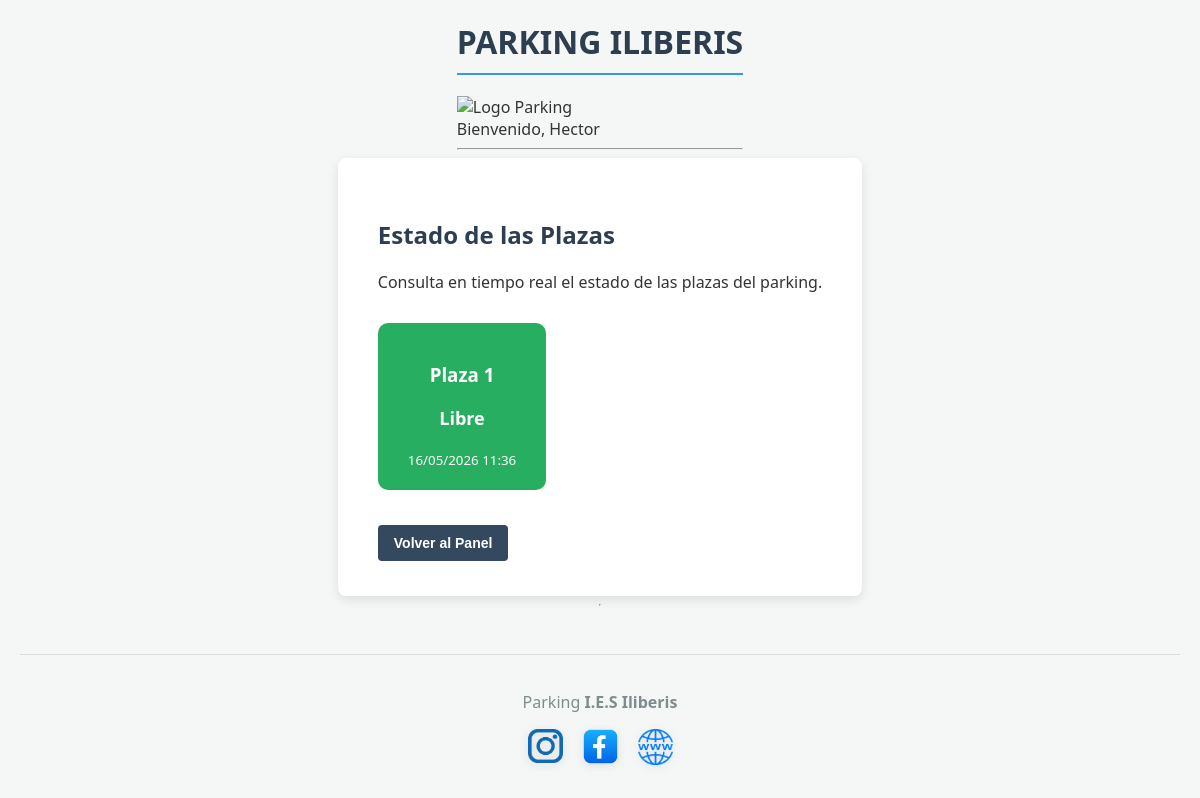
/aplicacion-web/alumno/plazas.php (signed in), run on an earlier commit of the app's database.
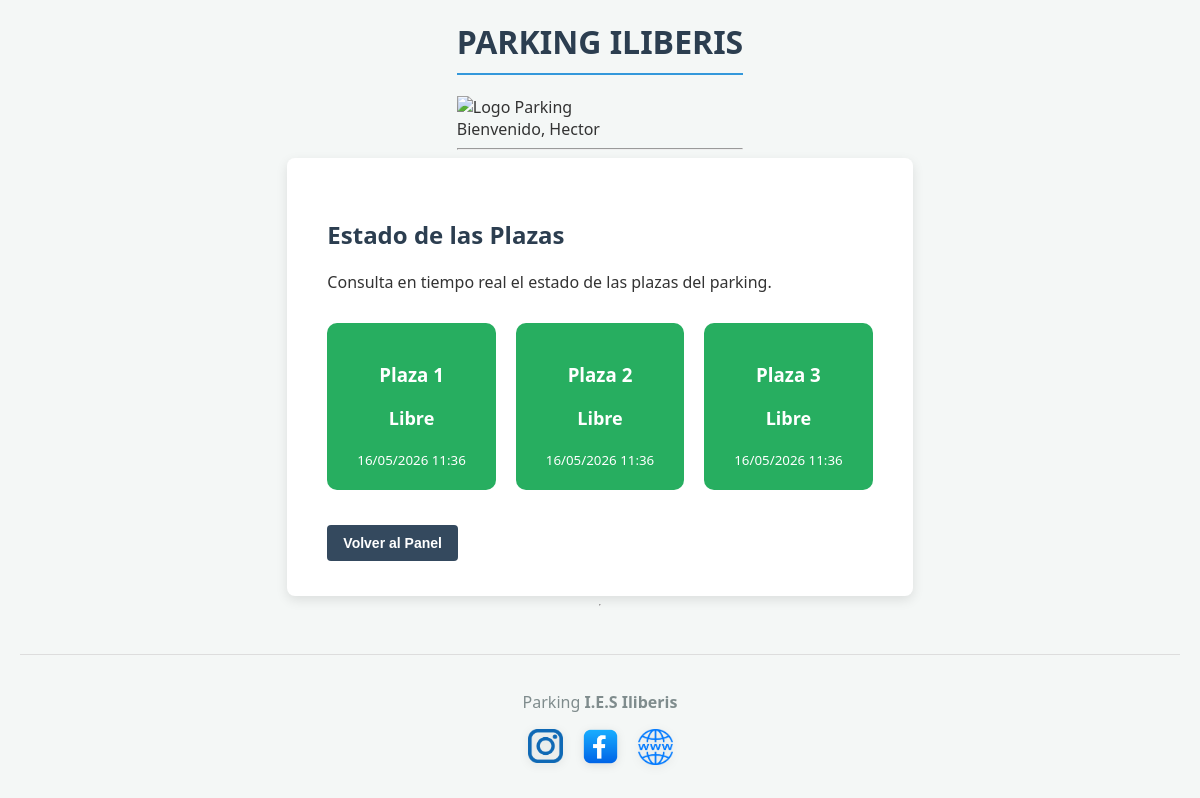
And on a later commit of the database.
### tables this page shows
CREATE TABLE IF NOT EXISTS `plazas` (
  `id_plaza` int(11) NOT NULL,
  `estado` enum('libre','ocupada') DEFAULT 'libre',
  `ultima_actualizacion` datetime DEFAULT current_timestamp() ON UPDATE current_timestamp(),
  PRIMARY KEY (`id_plaza`)
);

### aplicacion-web/alumno/plazas.php (the view, shortened to what this page needs)
<?php
require '../conexion.php';
require '../header2.php';
$resultado = mysqli_query($conexion, "SELECT * FROM plazas ORDER BY id_plaza ASC");
?>
<div class="container">
    <h2 style="color: var(--color-principal);">Estado de las Plazas</h2>
    <p>Consulta en tiempo real el estado de las plazas del parking.</p>
    <div style="margin-top: 30px; display: flex; gap: 20px; flex-wrap: wrap;">
        <?php while ($plaza = mysqli_fetch_assoc($resultado)): ?>
        <div style="
            padding: 20px 30px;
            border-radius: 10px;
            text-align: center;
            color: white;
            background-color: <?= $plaza['estado'] == 'ocupada' ? '#c0392b' : '#27ae60' ?>;
            min-width: 150px;">
            <h3>Plaza <?= $plaza['id_plaza'] ?></h3>
            <p style="font-size: 18px; font-weight: bold;"><?= ucfirst($plaza['estado']) ?></p>
            <small><?= date("d/m/Y H:i", strtotime($plaza['ultima_actualizacion'])) ?></small>
        </div>
        <?php endwhile; ?>
    </div>
    <div style="margin-top: 30px;">
        <a href="index.php"><button style="background-color: #34495e;">Volver al Panel</button></a>
    </div>
</div>
<?php require '../footer2.php'; ?>

What changed in the data, as far as the page shows it:
added plazas: id_plaza "2", estado "Libre", ultima_actualizacion "16/05/2026 11:36"
added plazas: id_plaza "3", estado "Libre", ultima_actualizacion "16/05/2026 11:36"
